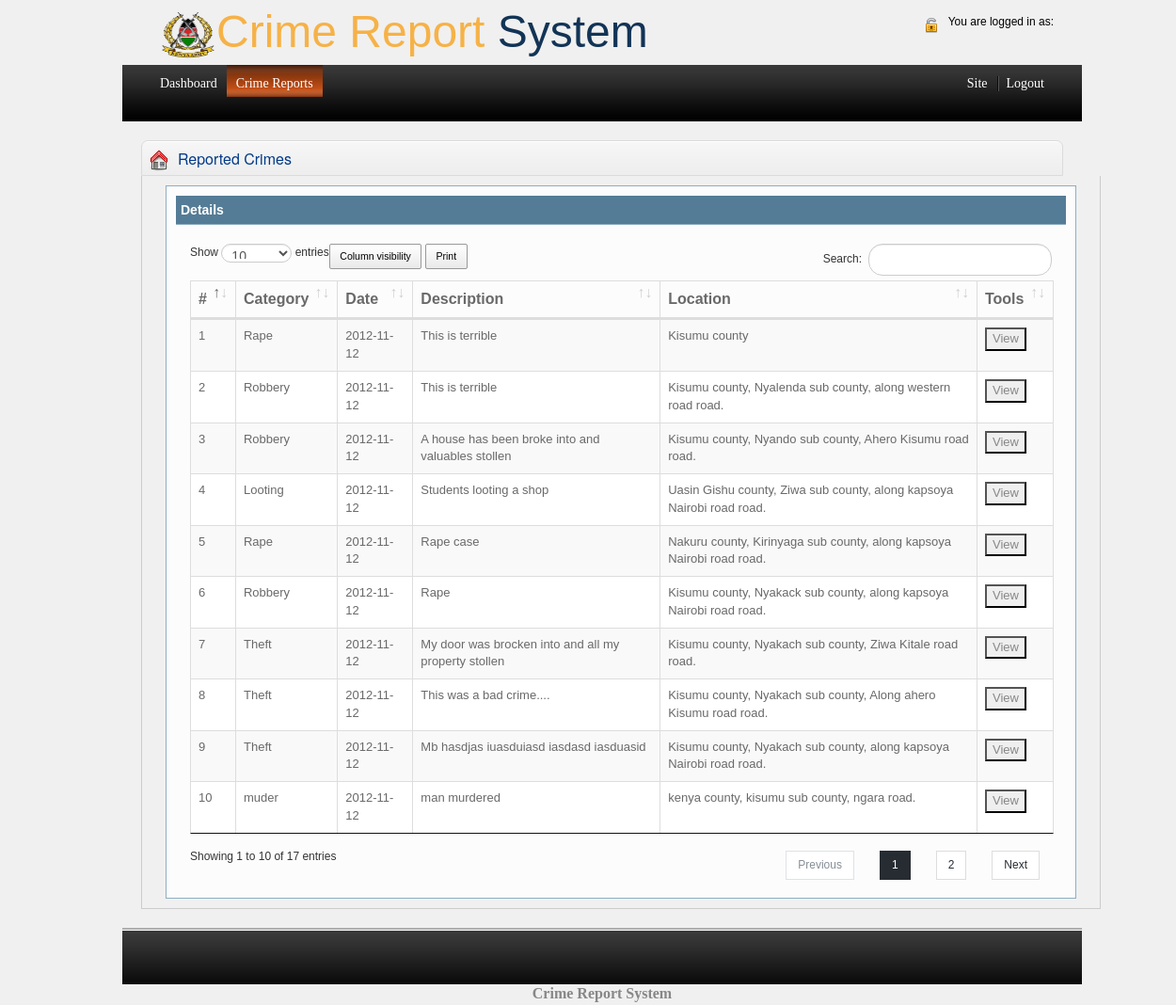
Page /crm/administrator/allcrimes.php (signed in) on the committed database.
### tables this page shows
CREATE TABLE `crimes` (
  `Crime_No` int(9) NOT NULL,
  `Status` char(100) NOT NULL DEFAULT 'No action',
  `Category` char(100) NOT NULL,
  `date` date NOT NULL,
  `Description` char(100) NOT NULL,
  `Crime_Scene` char(100) NOT NULL,
  `Suspects` char(100) NOT NULL DEFAULT 'Not yet',
  `phoneNumber` int(11) NOT NULL,
  `Address` varchar(100) NOT NULL,
  `evidence` text NOT NULL,
  `remarks` varchar(255) NOT NULL,
  `reporterid` int(11) NOT NULL
);

### crm/administrator/php/classes/db.php (the view, shortened to what this page needs)
<?php
	class pdo_database{
		private $db_conn;
		public function __construct(){
			try{
			$this ->db_conn = new PDO('mysql:host=localhost;dbname=crmdata',"root","");
			return $this->db_conn;
			}
			catch(PDOException $e){
				echo "Could not connect to database. Check you database parameters";
			}
		}
		public function getDetailreport(){
			$sql = "SELECT * FROM crimes";
			$stmt = $this->db_conn->prepare($sql);
			$results = $stmt -> execute();
			if($results){
				$rows = $stmt->fetchAll(PDO::FETCH_ASSOC);
			if(count($rows) > 0){
					foreach($rows as $row){
						echo '<tr><td>'.$row['Crime_No'].'</td><td>'.$row['Category'].'</td><td>'.$row['date'].'</td><td>'.$row['Description'].'</td><td>'.$row['Crime_Scene'].'</td><td><form method="get" action="crime.php"><button name="show" value='.$row['Crime_No'].'>View</button></form></td></tr>';
					}
				}
			}
	}
	}
?>

### crm/administrator/includes/overallheader.php (shortened to what this page needs)
<html>
     <head>
    <link rel="stylesheet" href="assets/css/lib/datatable/dataTables.bootstrap.min.css">
    <link rel="stylesheet" href="assets/css/lib/datatable/buttons.bootstrap.min.css">
    <link rel="stylesheet" href="assets/css/lib/datatable/buttons.dataTables.min.css">
    <link rel="stylesheet" href="assets/css/lib/datatable/jquery.dataTables.min.css">
    <link rel="stylesheet" href="assets/css/normalize.css">
    <link rel="stylesheet" href="assets/css/bootstrap.min.css">
    <link rel="stylesheet" href="assets/css/font-awesome.min.css">
    <link rel="stylesheet" href="assets/css/themify-icons.css">
    <link rel="stylesheet" href="assets/css/flag-icon.min.css">
    <link rel="stylesheet" href="assets/css/cs-skin-elastic.css">
    <link rel="stylesheet" href="assets/scss/style.css">
    <link href="assets/css/lib/vector-map/jqvmap.min.css" rel="stylesheet">
        <link  type="text/css" href="javascript/jquery_ui/jquery-ui.min.css" rel="stylesheet" />
        <link  type="text/css" href="javascript/jquery_ui/jquery-ui.theme.css" rel="stylesheet" />
         <link rel="stylesheet" href="bootstrap/bootstrap.css"/>
         <link rel="stylesheet" href="./stylesheet/style.css"/>
     </head>
<body>

### crm/administrator/allcrimes.php (shortened to what this page needs)
<?php
    include 'includes/overallheader.php';
?>
  <div class="container">
    <div id="header">
        <div class="div1">
            <img src="images/lock-open.png" style="position: relative; top: 3px;"> &nbsp; You are logged in as: <b><?php echo $_SESSION['email'];?></b>
        </div>
        <div class="div2">
            <div class="logo"><img src="images/lg.jpg" width="60px" height="50px"/><span>Crime Report</span> System</div>
        </div>
    </div>
    <?php include 'includes/menu.php'; ?>
    <div class="main">
        <div class="heading">
            <h1><img src="images/home.png" style="position: relative; " />&nbsp; Reported Crimes</h1>
        </div>
        <div class="content">
          <div class="row">
           <div class="col-md-12">
                   <div class="dashboard-content" style="overflow: scroll;">
                     <div style="margin-bottom: 20px;"class="dashboard-heading">Details</div>
                     <table style="width: 100%;" id="bootstrap-data-table-export" class="table table-striped table-bordered">
                      <thead><th>#</th><th>Category</th><th>Date</th><th>Description</th><th>Location</th><th>Tools</th></thead><tbody>
                	 <?php
                      		$db_conn -> getDetailreport();
					?>
                     </tbody></table>
                    </div>
           </div>
          </div>
        </div>
       <div id="footer">
           <p class="center"><b>Crime Report System</b></p>
       </div>
    </div>
   </div>
      </body>
</html>

### crm/administrator/includes/menu.php
<?php $current_page= basename($_SERVER['SCRIPT_NAME']);?>
<div id="menu">
    <ul class="left">
       <li <?php if($current_page == 'index.php') echo 'class="selected"' ?> ><a href="index.php">Dashboard</a></li>
       <li <?php if($current_page == 'allcrimes.php') echo 'class="selected"' ?> ><a href="allcrimes.php">Crime Reports</a></li>
    </ul>
    <ul class="right">
       <li><a href="../index.php" target="blank">Site</a></li>
       <li><a href="../logout.php">Logout</a></li>
    </ul>
</div>

### crm/administrator/assets/scss/style.css (style rules this page uses)
table.dataTable.select tbody tr, table.dataTable thead th:first-child { cursor: pointer; }
body { background: #f1f2f7; display: table; font-family: 'Open Sans' sans-serif !important; font-size: 16px; width: 100%; }
div[class*="col-"] { float: left; }
p { font-size: 16px; font-family: 'Open Sans' sans-serif; font-weight: 400; line-height: 24px; color: #878787; }
a, button { text-decoration: none; outline: none !important; color: #878787; -webkit-transition: all 0.25s ease; -moz-transition: all 0.25s ease; -ms-transition: all 0.25s ease; -o-transition: all 0.25s ease; transition: all 0.25s ease; }
h1, h2, h3, h4, h5, h6 { margin: 0; }
ul, ol { padding-left: 0; }
img { max-width: 100%; }
.btn, button, input, textarea { box-shadow: none; outline: 0 !important; }
.content { float: left; padding: 0 20px; width: 100%; }
@media (max-width: 1368px) { .content { padding: 0 15px; } }

### crm/administrator/stylesheet/style.css (style rules this page uses)
body { background-color:#f0f0f0; }
#header { padding: 0px 30px; background-color: #f2d4d4; }
#header .div2 { color: #000; padding: 0px 0px 0px 0px; float: left; font-size:24px; }
#header .div1 { font-family: Arial, Helvetica, sans-serif; font-size: 12px; color: #000; text-align: right; padding: 15px 0px 0px 0px; float: right; }
#menu { background:url(../images/menuBackground.jpg) repeat-x left top; position: relative; z-index: 1; height: 60px; clear: both; padding: 0px 30px; min-width: 900px; }
#menu > ul.left { float: left; }
#menu > ul.right { float: right; }
#menu > ul { position: relative; margin: 0; padding: 0; }
#menu > ul a { display: block; text-decoration: none; color:#ffffff; padding:10px; font-family:trebuchet ms; font-size:14px; }
#menu > ul li { float: left; list-style: none; }
#menu > ul > li + li { background: url('../images/split.png') center left no-repeat; }
#menu > ul li.selected { background: url('../images/selected.png') repeat-x; color: #FFFFFF; height:60px; }
.heading { margin-top: 20px; height: 38px; padding-left: 7px; padding-right: 7px; margin-left:20px; margin-right:20px; border: 1px solid #DBDBDB; background: url('../images/box.png') repeat-x; -webkit-border-radius: 7px 7px 0px 0px; -moz-border-radius: 7px 7px 0px 0px; -khtml-border-radius: 7px 7px 0px 0px; border-radius: 7px 7px 0px 0px; }
.heading h1 { margin: 0px; padding: 10px 10px 0px 0px; color: #003A88; font-size: 16px; float: left; }
.main >.content { border-left: 1px solid #CCCCCC; border-right: 1px solid #CCCCCC; border-bottom: 1px solid #CCCCCC; margin-right:20px; margin-left:20px; margin-bottom: 20px; }
.dashboard-heading { background: #547C96; color: #FFF; border-bottom: 1px solid #8EAEC3; padding: 5px; font-size: 14px; font-weight: bold; margin:0px; }
.dashboard-content { margin:10px; background: #FCFCFC; border: 1px solid #8EAEC3; padding: 10px; min-height: 180px; }
#footer { background: #FFFFFF url('../images/footer.png') repeat-x; height: 90px; padding-top: 38px; text-align: center; font-size: 12px; color: #333; position: relative; margin-bottom: -10px; clear: both; }
.dashboard-content table td { font-size:13px; }
body { font-family:Arial, Helvetica, sans-serif; font-size:12px; background: #f0f0f0; color: #696969; }
#footer { text-align:center; color:#e8e8e8; height:60px; background:url(../images/footerBackground.jpg) repeat-x left top; }
#footer p { padding:20px 0 0 0; font-family:Verdana; }
.logo { color:#123456; font-size:48px; font-family:Verdana, Geneva, Arial, Helvetica, sans-serif; padding:0px 0 0 10px; }
.logo span { color:#f6b247; }

### rows in the picture
crimes: Crime_No "1", Category "Rape", date "2012-11-12", Description "This is terrible", Crime_Scene "Kisumu county"
crimes: Crime_No "2", Category "Robbery", date "2012-11-12", Description "This is terrible", Crime_Scene "Kisumu county, Nyalenda sub county, along western road road."
crimes: Crime_No "3", Category "Robbery", date "2012-11-12", Description "A house has been broke into and valuables stollen", Crime_Scene "Kisumu county, Nyando sub county, Ahero Kisumu road road."
crimes: Crime_No "4", Category "Looting", date "2012-11-12", Description "Students looting a shop", Crime_Scene "Uasin Gishu county, Ziwa sub county, along kapsoya Nairobi road road."
crimes: Crime_No "5", Category "Rape", date "2012-11-12", Description "Rape case", Crime_Scene "Nakuru county, Kirinyaga sub county, along kapsoya Nairobi road road."
crimes: Crime_No "6", Category "Robbery", date "2012-11-12", Description "Rape", Crime_Scene "Kisumu county, Nyakack sub county, along kapsoya Nairobi road road."
crimes: Crime_No "7", Category "Theft", date "2012-11-12", Description "My door was brocken into and all my property stollen", Crime_Scene "Kisumu county, Nyakach sub county, Ziwa Kitale road road."
crimes: Crime_No "8", Category "Theft", date "2012-11-12", Description "This was a bad crime....", Crime_Scene "Kisumu county, Nyakach sub county, Along ahero Kisumu road road."
crimes: Crime_No "9", Category "Theft", date "2012-11-12", Description "Mb hasdjas iuasduiasd iasdasd iasduasid", Crime_Scene "Kisumu county, Nyakach sub county, along kapsoya Nairobi road road."
crimes: Crime_No "10", Category "muder", date "2012-11-12", Description "man murdered", Crime_Scene "kenya county, kisumu sub county, ngara road."
